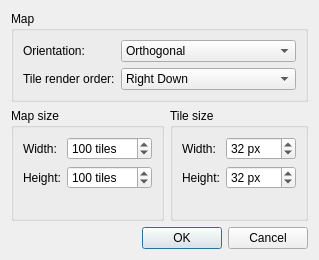
<?xml version="1.0" encoding="UTF-8"?>
<ui version="4.0">
 <class>NewMapDialogClass</class>
 <widget class="QDialog" name="NewMapDialogClass">
  <property name="geometry">
   <rect>
    <x>0</x>
    <y>0</y>
    <width>352</width>
    <height>253</height>
   </rect>
  </property>
  <property name="sizePolicy">
   <sizepolicy hsizetype="Maximum" vsizetype="Maximum">
    <horstretch>0</horstretch>
    <verstretch>0</verstretch>
   </sizepolicy>
  </property>
  <property name="minimumSize">
   <size>
    <width>352</width>
    <height>253</height>
   </size>
  </property>
  <property name="maximumSize">
   <size>
    <width>352</width>
    <height>253</height>
   </size>
  </property>
  <property name="windowTitle">
   <string>New Map</string>
  </property>
  <layout class="QGridLayout" name="gridLayout_3">
   <property name="sizeConstraint">
    <enum>QLayout::SetFixedSize</enum>
   </property>
   <item row="1" column="0">
    <widget class="QGroupBox" name="groupBox_3">
     <property name="title">
      <string>Map size</string>
     </property>
     <layout class="QGridLayout" name="gridLayout_2">
      <item row="1" column="1">
       <widget class="QSpinBox" name="mapWidth">
        <property name="suffix">
         <string extracomment="Remember starting with a space."> tiles</string>
        </property>
        <property name="minimum">
         <number>1</number>
        </property>
        <property name="maximum">
         <number>99999</number>
        </property>
        <property name="value">
         <number>100</number>
        </property>
       </widget>
      </item>
      <item row="2" column="0">
       <widget class="QLabel" name="label_2">
        <property name="text">
         <string>Height:</string>
        </property>
        <property name="buddy">
         <cstring>mapHeight</cstring>
        </property>
       </widget>
      </item>
      <item row="2" column="1">
       <widget class="QSpinBox" name="mapHeight">
        <property name="suffix">
         <string> tiles</string>
        </property>
        <property name="minimum">
         <number>1</number>
        </property>
        <property name="maximum">
         <number>99999</number>
        </property>
        <property name="value">
         <number>100</number>
        </property>
       </widget>
      </item>
      <item row="4" column="0" colspan="2">
       <widget class="QLabel" name="pixelSizeLabel">
        <property name="text">
         <string notr="true" extracomment="Dummy text"/>
        </property>
       </widget>
      </item>
      <item row="1" column="0">
       <widget class="QLabel" name="label">
        <property name="text">
         <string>Width:</string>
        </property>
        <property name="buddy">
         <cstring>mapWidth</cstring>
        </property>
       </widget>
      </item>
     </layout>
    </widget>
   </item>
   <item row="1" column="1">
    <widget class="QGroupBox" name="groupBox_2">
     <property name="title">
      <string>Tile size</string>
     </property>
     <layout class="QGridLayout" name="gridLayout">
      <item row="0" column="0">
       <widget class="QLabel" name="label_3">
        <property name="text">
         <string>Width:</string>
        </property>
        <property name="buddy">
         <cstring>tileWidth</cstring>
        </property>
       </widget>
      </item>
      <item row="0" column="1">
       <widget class="QSpinBox" name="tileWidth">
        <property name="suffix">
         <string extracomment="Remember starting with a space."> px</string>
        </property>
        <property name="minimum">
         <number>1</number>
        </property>
        <property name="maximum">
         <number>9999</number>
        </property>
        <property name="value">
         <number>32</number>
        </property>
       </widget>
      </item>
      <item row="1" column="0">
       <widget class="QLabel" name="label_4">
        <property name="text">
         <string>Height:</string>
        </property>
        <property name="buddy">
         <cstring>tileHeight</cstring>
        </property>
       </widget>
      </item>
      <item row="1" column="1">
       <widget class="QSpinBox" name="tileHeight">
        <property name="suffix">
         <string> px</string>
        </property>
        <property name="minimum">
         <number>1</number>
        </property>
        <property name="maximum">
         <number>9999</number>
        </property>
        <property name="value">
         <number>32</number>
        </property>
       </widget>
      </item>
      <item row="2" column="0" colspan="2">
       <spacer name="verticalSpacer_2">
        <property name="orientation">
         <enum>Qt::Vertical</enum>
        </property>
        <property name="sizeHint" stdset="0">
         <size>
          <width>0</width>
          <height>0</height>
         </size>
        </property>
       </spacer>
      </item>
     </layout>
    </widget>
   </item>
   <item row="0" column="0" colspan="2">
    <widget class="QGroupBox" name="groupBox">
     <property name="title">
      <string>Map</string>
     </property>
     <layout class="QGridLayout" name="gridLayout_4">
      <item row="0" column="1">
       <widget class="QComboBox" name="orientation">
        <property name="sizePolicy">
         <sizepolicy hsizetype="Preferred" vsizetype="Fixed">
          <horstretch>1</horstretch>
          <verstretch>0</verstretch>
         </sizepolicy>
        </property>
        <item>
         <property name="text">
          <string>Orthogonal</string>
         </property>
        </item>
        <item>
         <property name="text">
          <string>Isometric</string>
         </property>
        </item>
        <item>
         <property name="text">
          <string>Hexagonal</string>
         </property>
        </item>
       </widget>
      </item>
      <item row="1" column="0">
       <widget class="QLabel" name="renderOrderLabel">
        <property name="text">
         <string>Tile render order:</string>
        </property>
        <property name="buddy">
         <cstring>renderOrder</cstring>
        </property>
       </widget>
      </item>
      <item row="1" column="1">
       <widget class="QComboBox" name="renderOrder">
        <item>
         <property name="text">
          <string>Right Down</string>
         </property>
        </item>
        <item>
         <property name="text">
          <string>Right Up</string>
         </property>
        </item>
        <item>
         <property name="text">
          <string>Left Down</string>
         </property>
        </item>
        <item>
         <property name="text">
          <string>Left Up</string>
         </property>
        </item>
       </widget>
      </item>
      <item row="0" column="0">
       <widget class="QLabel" name="label_5">
        <property name="text">
         <string>Orientation:</string>
        </property>
        <property name="buddy">
         <cstring>orientation</cstring>
        </property>
       </widget>
      </item>
     </layout>
    </widget>
   </item>
   <item row="2" column="0" colspan="2">
    <widget class="QDialogButtonBox" name="buttonBox">
     <property name="orientation">
      <enum>Qt::Horizontal</enum>
     </property>
     <property name="standardButtons">
      <set>QDialogButtonBox::Cancel|QDialogButtonBox::Ok</set>
     </property>
    </widget>
   </item>
  </layout>
 </widget>
 <tabstops>
  <tabstop>orientation</tabstop>
  <tabstop>renderOrder</tabstop>
  <tabstop>mapWidth</tabstop>
  <tabstop>mapHeight</tabstop>
  <tabstop>tileWidth</tabstop>
  <tabstop>tileHeight</tabstop>
 </tabstops>
 <resources/>
 <connections>
  <connection>
   <sender>buttonBox</sender>
   <signal>accepted()</signal>
   <receiver>NewMapDialogClass</receiver>
   <slot>tryAccept()</slot>
   <hints>
    <hint type="sourcelabel">
     <x>264</x>
     <y>243</y>
    </hint>
    <hint type="destinationlabel">
     <x>157</x>
     <y>274</y>
    </hint>
   </hints>
  </connection>
  <connection>
   <sender>buttonBox</sender>
   <signal>rejected()</signal>
   <receiver>NewMapDialogClass</receiver>
   <slot>reject()</slot>
   <hints>
    <hint type="sourcelabel">
     <x>332</x>
     <y>243</y>
    </hint>
    <hint type="destinationlabel">
     <x>286</x>
     <y>274</y>
    </hint>
   </hints>
  </connection>
 </connections>
 <slots>
  <slot>tryAccept()</slot>
 </slots>
</ui>
